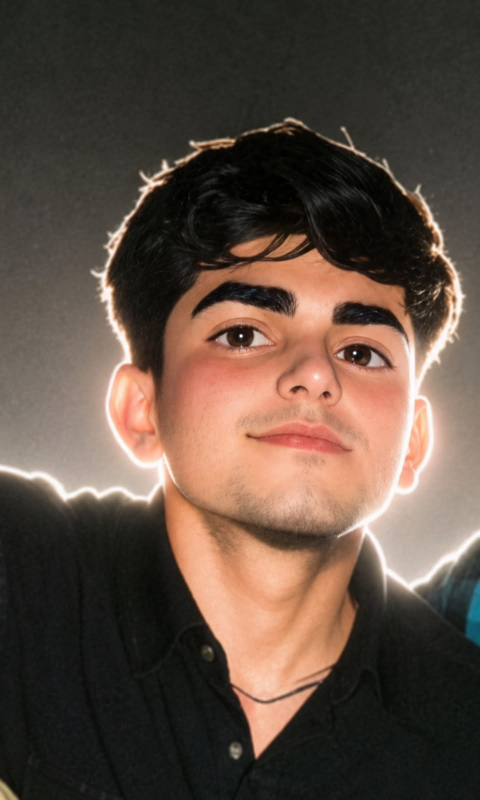
#> input picture photo.jpg, 960 x 1600 px (shown at 1/2 size)
$ python photo_to_ascii.py
#> lines starting #> are read from the running program, lines starting #| are printed output that depends on the picture
#!/usr/bin/env python3
"""
Turns a photo into the ASCII portrait shown on the left of the profile card.

Run this ONLY when you want to change the photo:
    pip install pillow numpy rembg onnxruntime
    python photo_to_ascii.py my_photo.jpg

It writes portrait.txt, which generate_profile.py reads. The daily GitHub
Action never runs this file, so the workflow stays dependency-free.

Tuning knobs:
  COLS      characters across (more = more detail, but widen the card)
  BUST      how far down the body to keep, as a fraction of the subject height
  DETAIL    local-contrast gain — raise it if the shirt looks like a solid blob
  WEIGHT    how much of the overall light/dark shape to keep (0 = pure edges)
"""
import sys
from pathlib import Path

import numpy as np
from PIL import Image, ImageFilter, ImageOps
from rembg import remove

SRC = sys.argv[1] if len(sys.argv) > 1 else "photo.jpg"
COLS = 80
target_ratio = 0.65  # width / height of the final ASCII portrait
ASPECT = 1.60
BUST = 0.85
DETAIL = 2.8
WEIGHT = 0.60
RAMP = "@$B%8&WM#*oahkbdpqwmZO0QLCJUXYzcvunxrjft/|()1{}[]?-_+~<>i!lI;:,\"^`'. " # darkest -> lightest


def main():
    img = Image.open(SRC).rotate(-2, expand=True, fillcolor="white")
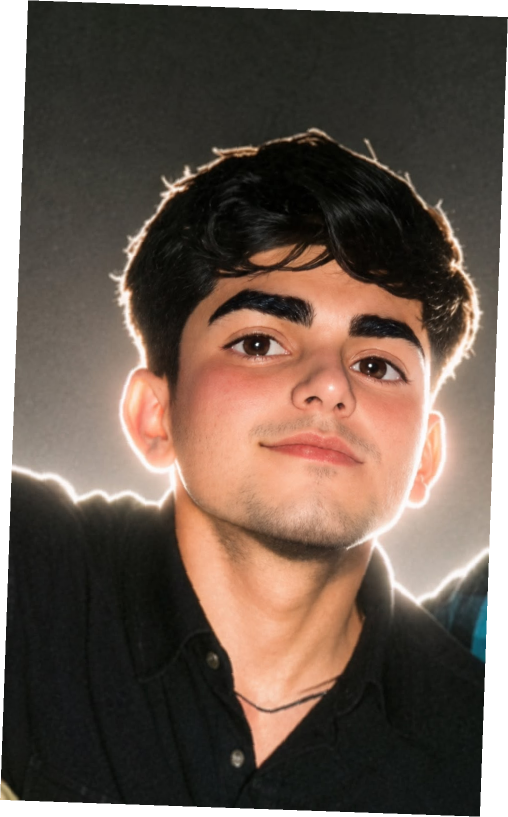
#> img: PIL image 1016x1634 RGB (shown at 1/2 size); mean R, G, B 106.1, 89.9, 79.4
    cut = remove(
    img,
    alpha_matting=True,
    alpha_matting_foreground_threshold=240,
    alpha_matting_background_threshold=10,
    alpha_matting_erode_size=8,
    )                   # cut the subject out of the background
    rgba = np.asarray(cut)
    alpha = rgba[:, :, 3]

    ys, xs = np.nonzero(alpha > 60)
    x0, x1 = xs.min(), xs.max()
    y0 = ys.min()
    y1 = int(y0 + (ys.max() - y0) * BUST)               # head + torso only
    subject_w = x1 - x0
    subject_h = y1 - y0

    pad_x = int(subject_w * 0.18)
    pad_top = int(subject_h * 0.12)
    pad_bottom = int(subject_h * 0.08)

    box = (
    max(0, x0 - pad_x),
    max(0, y0 - pad_top),
    min(rgba.shape[1], x1 + pad_x),
    min(rgba.shape[0], y1 + pad_bottom),
    )

    cut = cut.crop(box)
    cut = ImageOps.fit(
    cut,
    (cut.width, cut.height),
    centering=(0.5, 0.45)
    )
    a = np.asarray(cut)[:, :, 3].astype(float) / 255.0
    g = np.asarray(ImageOps.autocontrast(cut.convert("L"), cutoff=1), dtype=np.int16)
    h, w = g.shape

    # local contrast: pulls folds/edges out of the flat dark shirt
    blur = np.asarray(Image.fromarray(g.astype(np.uint8))
                      .filter(ImageFilter.GaussianBlur(max(2, w // 70))), dtype=np.int16)
    ink = np.clip(150 + (g - blur) * DETAIL + (g - 128) * WEIGHT, 0, 255)

    inside = a > 0.5
    lo, hi = np.percentile(ink[inside], 2), np.percentile(ink[inside], 98)
    ink = np.clip((ink - lo) * 255.0 / max(1, hi - lo), 0, 255)

    rows = max(1, int(COLS * (h / w) / ASPECT))
    small = np.asarray(Image.fromarray(ink.astype(np.uint8))
                       .resize((COLS, rows), Image.LANCZOS), dtype=float)
    mask = np.asarray(Image.fromarray((a * 255).astype(np.uint8))
                      .resize((COLS, rows), Image.LANCZOS), dtype=float)

    n = len(RAMP) - 1
    lines = []
    for y in range(rows):
        line = "".join(
            RAMP[round(small[y, x] / 255 * n)] if mask[y, x] > 110 else " "
            for x in range(COLS)
        )
        lines.append(line.rstrip())

    Path(__file__).parent.joinpath("portrait.txt").write_text("\n".join(lines), encoding="utf-8")
    print("\n".join(lines))
    print(f"\nwrote portrait.txt  ({COLS} cols x {rows} rows)")


if __name__ == "__main__":
    main()
#> (the call stopped at in main, `cut = remove( img, alpha_matting=True, alpha_matting_foreground_thresh..`: rembg is not available in this run)

$ run again, with aj.jpg copied over photo.jpg
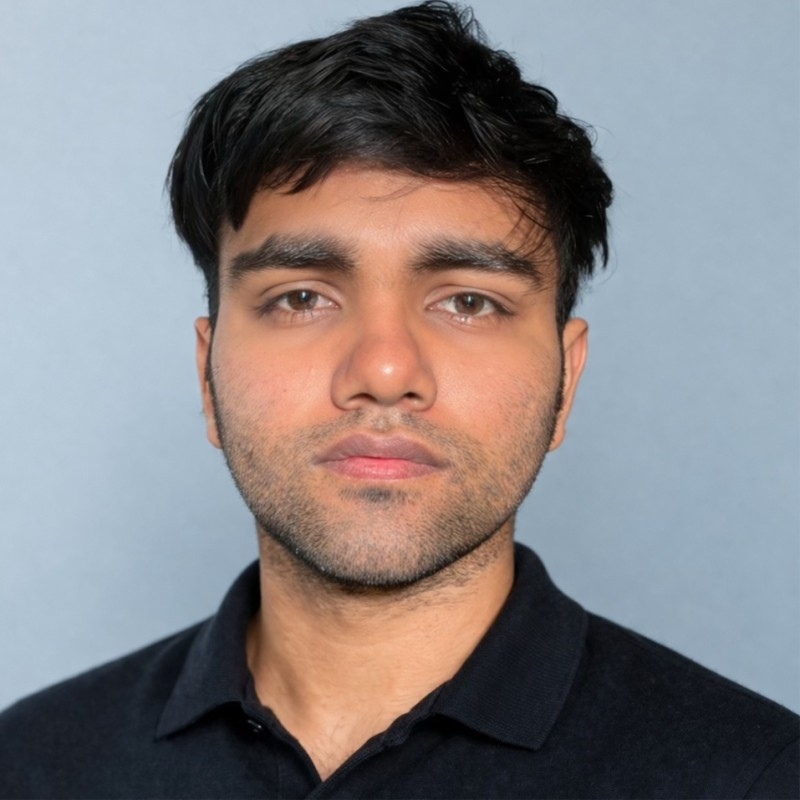
#> input picture aj.jpg, 800 x 800 px
#> in main, `img = Image.open(SRC).rotate(-2, expand=True, fillcolor="white")`:
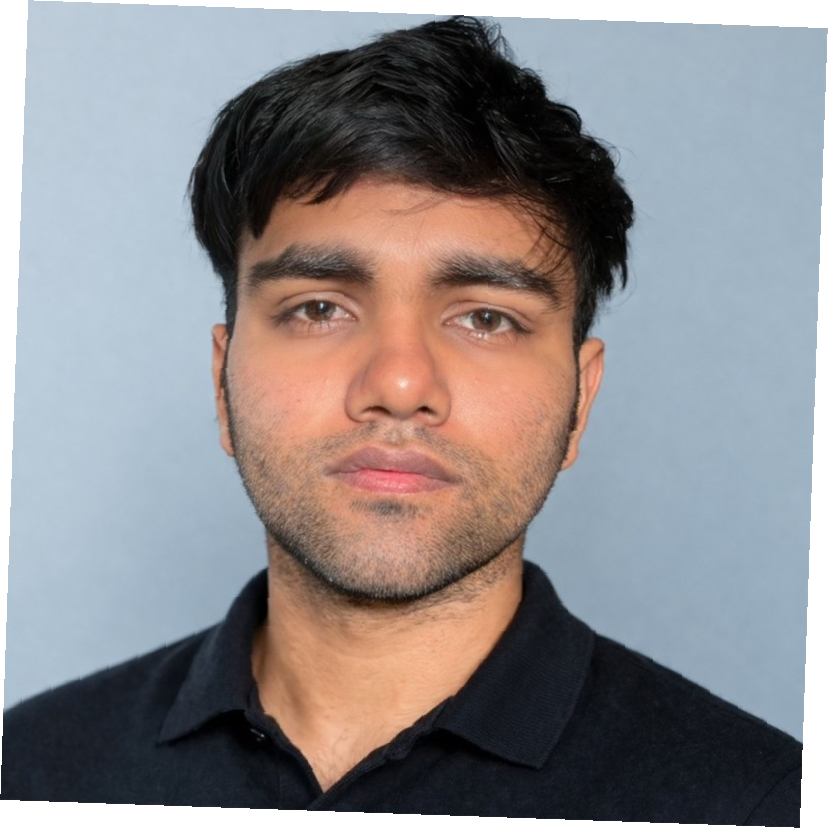
#> img: PIL image 828x828 RGB; mean R, G, B 141, 137.1, 139.1
